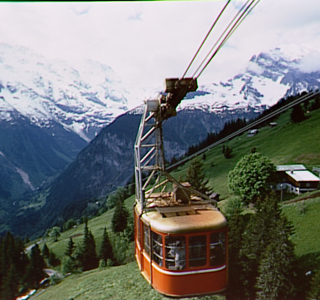
#> input picture TP1/cablecar.BMP, 320 x 300 px, found by its file name
$ python 4.py
#> lines starting #> are read from the running program, lines starting #| are printed output that depends on the picture
import cv2
import numpy as np
import matplotlib.pyplot as plt

img = cv2.imread("cablecar.bmp")
#> img is the input picture: shape (300, 320, 3); mean B, G, R 117.6, 120, 117.9

RGB_img = cv2.cvtColor(img, cv2.COLOR_BGR2RGB)

# Padding
padded_image = np.pad(
    RGB_img,
    pad_width=((10,10),(10,10),(0,0)),
    mode='constant',
    constant_values=0
)
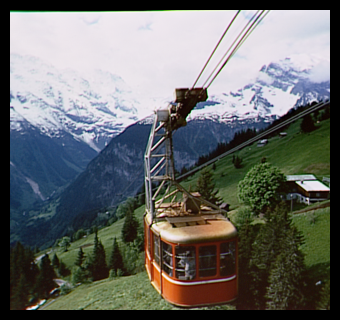
#> padded_image: shape (320, 340, 3); mean R, G, B 104, 105.8, 103.8

figure, plot = plt.subplots(1,2)

plot[0].imshow(RGB_img)
plot[0].set_title("Original Image")
plot[0].axis("off")

plot[1].imshow(padded_image)
plot[1].set_title("After Padding")
plot[1].axis("off")

plt.show()
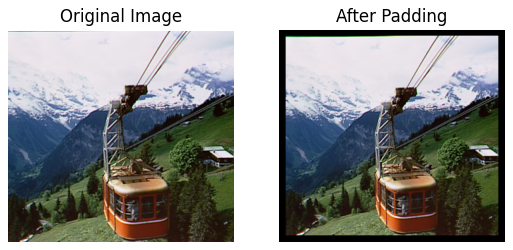
#> figure drawn by matplotlib, 2 panels
